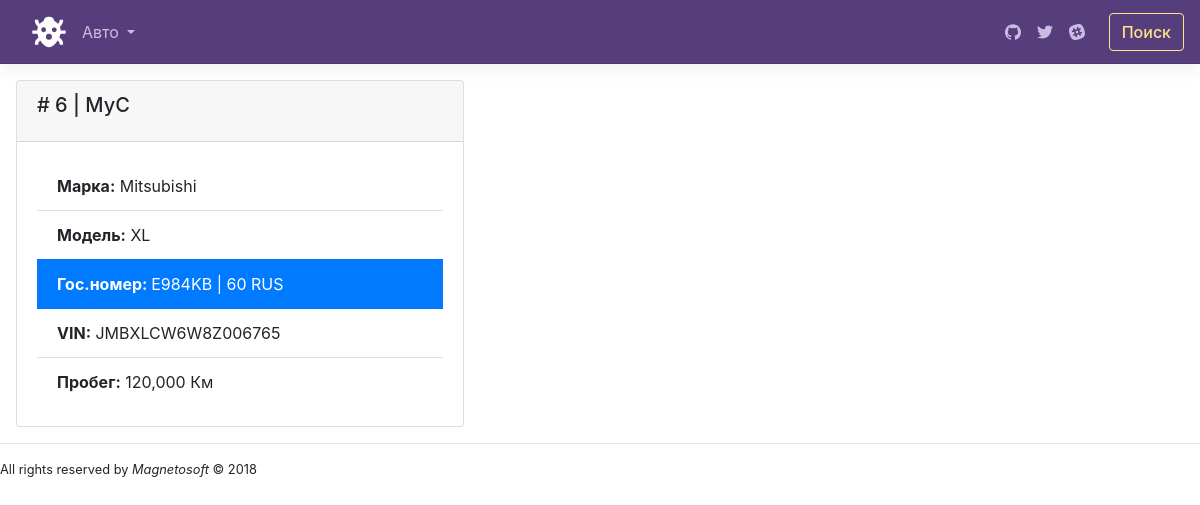
The page /show_car.php?id=6 on the database its author committed.
### tables this page shows
CREATE TABLE `cars` (
  `id` int(11) NOT NULL,
  `vin` varchar(17) NOT NULL,
  `nick` varchar(8) NOT NULL,
  `plate` varchar(9) NOT NULL,
  `region` int(3) NOT NULL,
  `model_id` int(11) NOT NULL,
  `bookedOn` timestamp NOT NULL DEFAULT CURRENT_TIMESTAMP,
  `isValid` tinyint(1) NOT NULL
);

CREATE TABLE `brands` (
  `id` int(11) NOT NULL,
  `name` varchar(24) NOT NULL
);

CREATE TABLE `models` (
  `id` int(11) NOT NULL,
  `brand_id` int(11) NOT NULL,
  `name` varchar(24) NOT NULL
);

### show_car.php (the view, shortened to what this page needs)
 <?php require_once 'login_auto.php';
	include ("header.php");
		$id= $_REQUEST['id'];
		$content="";
			$db_server = mysqli_connect($db_hostname, $db_username,$db_password);
			$db_server->set_charset("utf8");
			mysqli_select_db($db_server,$db_database)or die(mysqli_error($db_server));
			$check_in_mysql='SELECT cars.id,cars.vin,cars.nick,cars.plate,cars.region,
								brands.name,models.name
							FROM cars
							LEFT JOIN models ON cars.model_id=models.id
							LEFT JOIN brands ON models.brand_id=brands.id
							WHERE cars.id="'.$id.'"';
					$answsqlcheck=mysqli_query($db_server,$check_in_mysql);
			$row = mysqli_fetch_row( $answsqlcheck );
				$vin=strtoupper($row[1]);
				$nick=$row[2];
				$plate=strtoupper($row[3]);
				$reg=$row[4];
				$brand=$row[5];
				$model=$row[6];
		$check_mileage='SELECT MAX(qty),mu.name
							FROM road_meter
							LEFT JOIN mu ON road_meter.mu_id=mu.id
							WHERE road_meter.car_id="'.$id.'"';
		$answsql_mileage=mysqli_query($db_server,$check_mileage);
		$row1 = mysqli_fetch_row( $answsql_mileage );
		$distance=number_format($row1[0]);
		$mu=$row1[1];
		$content.= '<div class="row">
						<div class="col-sm-6">';
		$content.= '<div class="card mt-3 ml-3"  style="max-width: 28rem;">
						<div class="card-header"><h5 class="card-title"> # '.$id.' | '.$nick.'</h5></div>';
		$content.= '<div class="card-body">';
			$content.= '<ul class="list-group list-group-flush">';
				$content.= '<li class="list-group-item"><b>Марка:</b> '.$brand.'</li>';
				$content.= '<li class="list-group-item"><b>Модель:</b> '.$model.'</li>';
				$content.= '<li class="list-group-item active"><b>Гос.номер:  </b> '.$plate.' | '.$reg.' RUS</li>';
				$content.= '<li class="list-group-item"><b>VIN:</b> '.$vin.'</li>';
				$content.= '<li class="list-group-item"><b>Пробег:</b> '.$distance.' '.$mu.'</li>';
			$content.= '</ul>';
		$content.= '</div>';
		$content.= '</div>';
		$content.= '</div>';
		$content.= '</div>';
?>

### css/style.css (style rules this page uses)
body { background-color: lightblue; }

### rows shown on the page
cars: nick "MyC", brands.name "Mitsubishi", model.name "XL", plate "E984KB", region "60", vin "JMBXLCW6W8Z006765"

### other values the page prints
$id "6"
$distance "120,000"
$mu "Км"
